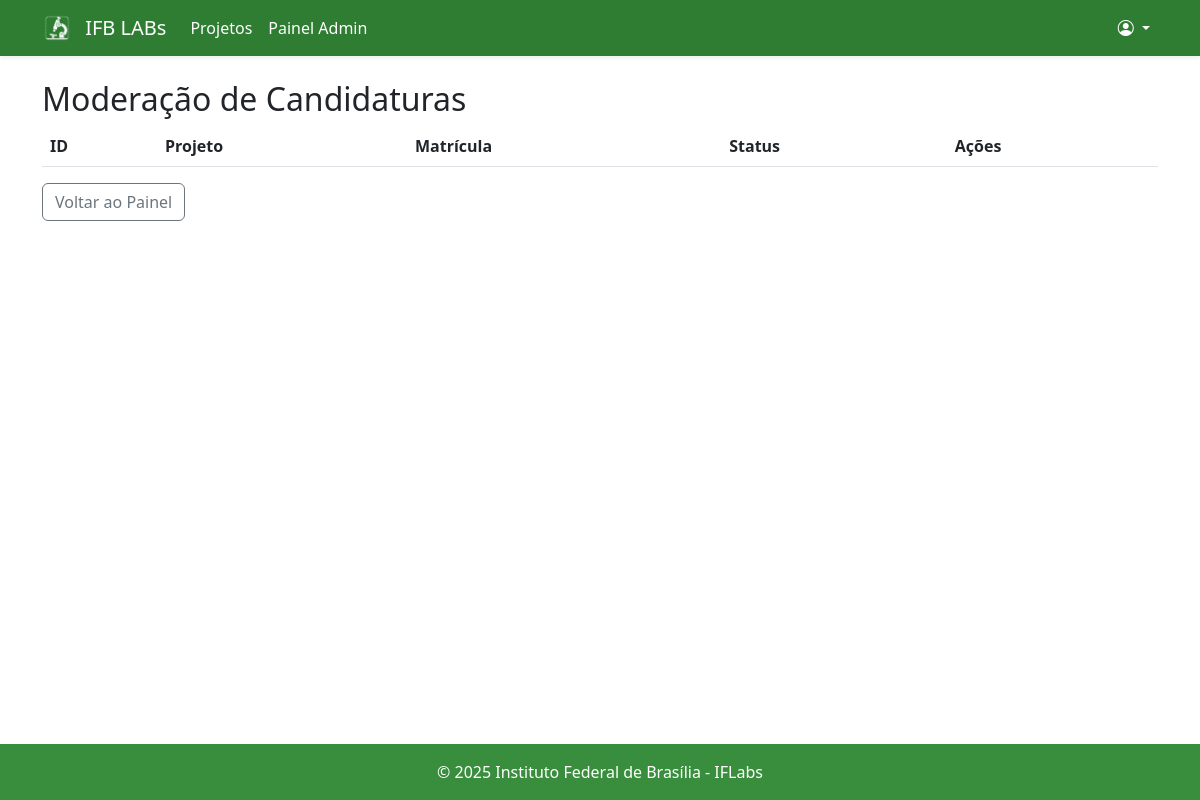
/admin/candidaturas (signed in), run on an earlier commit of the app's database.
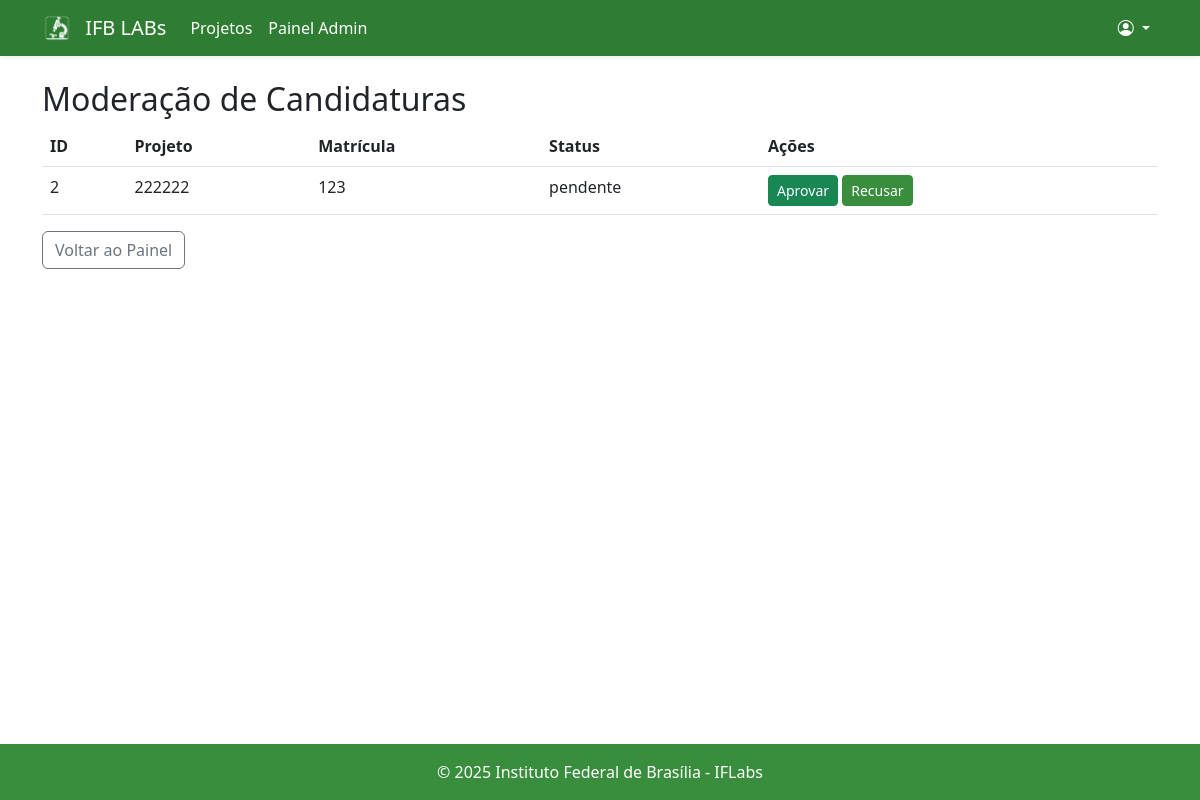
And on a later commit of the database.
### src/models.py (models this page shows)
class MembroProjeto(db.Model):
    __tablename__ = 'membro_projeto'
    id = db.Column(db.Integer, primary_key=True)
    id_projeto = db.Column(db.Integer, db.ForeignKey('projeto.id'), nullable=False)
    matricula = db.Column(db.String(20), db.ForeignKey('aluno.matricula'), nullable=False)
    status = db.Column(db.String(20), nullable=False, default='pendente')  # pendente, aceito, recusado

class Projeto(db.Model):
    __tablename__ = 'projeto'
    id = db.Column(db.Integer, primary_key=True)
    titulo = db.Column(db.String(255), nullable=False)
    status = db.Column(db.String(50), nullable=False, default='aberto')
    descricao = db.Column(db.String(2000), nullable=False)
    requisitos = db.Column(db.String(1000), nullable=True)
    tipo_vaga = db.Column(db.String(50), nullable=True)
    area_conhecimento = db.Column(db.String(100), nullable=True)
    user_id = db.Column(db.String(20), db.ForeignKey('professor.matricula'), nullable=False)
    data_criacao = db.Column(db.DateTime, default=db.func.now())
    membros = db.relationship('MembroProjeto', backref='projeto', lazy=True)

### main.py (the view)
@app.route('/admin/candidaturas')
@login_required
def admin_candidaturas():
    if not hasattr(current_user, 'tipo') or current_user.tipo != 'admin':
        abort(403)
    candidaturas = MembroProjeto.query.filter_by(status='pendente').all()
    return render_template('admin/candidaturas.html', candidaturas=candidaturas)

### main.py (called while the page is built)
@login_manager.user_loader
def load_user(user_id):
    user = Aluno.query.filter_by(matricula=user_id).first()
    if user:
        user.tipo = 'aluno'
        return user
    user = Professor.query.filter_by(matricula=user_id).first()
    if user:
        user.tipo = 'professor'
        return user
    try:
        admin = Admin.query.filter_by(id=int(user_id)).first()
        if admin:
            admin.tipo = 'admin'
            return admin
    except (ValueError, TypeError):
        pass
    return None

### templates/admin/candidaturas.html (shortened to what this page needs)
{% extends "base.html" %}
{% block content %}
<h2>Moderação de Candidaturas</h2>
<table class="table">
    <thead>
        <tr>
            <th>ID</th><th>Projeto</th><th>Matrícula</th><th>Status</th><th>Ações</th>
        </tr>
    </thead>
    <tbody>
        {% for c in candidaturas %}
        <tr>
            <td>{{ c.id }}</td>
            <td>{{ c.projeto.titulo }}</td>
            <td>{{ c.matricula }}</td>
            <td>{{ c.status }}</td>
            <td>
                <form method="POST" action="{{ url_for('admin_aprovar_candidatura', id=c.id) }}" style="display:inline;">
                    <button type="submit" class="btn btn-success btn-sm">Aprovar</button>
                </form>
                <form method="POST" action="{{ url_for('admin_recusar_candidatura', id=c.id) }}" style="display:inline;">
                    <button type="submit" class="btn btn-danger btn-sm">Recusar</button>
                </form>
            </td>
        </tr>
        {% endfor %}
    </tbody>
</table>
<a href="{{ url_for('admin_dashboard') }}" class="btn btn-outline-secondary">Voltar ao Painel</a>
{% endblock %}

What changed in the data, as far as the page shows it:
added MembroProjeto: id "2", projeto.titulo "222222", matricula "123", status "pendente"
